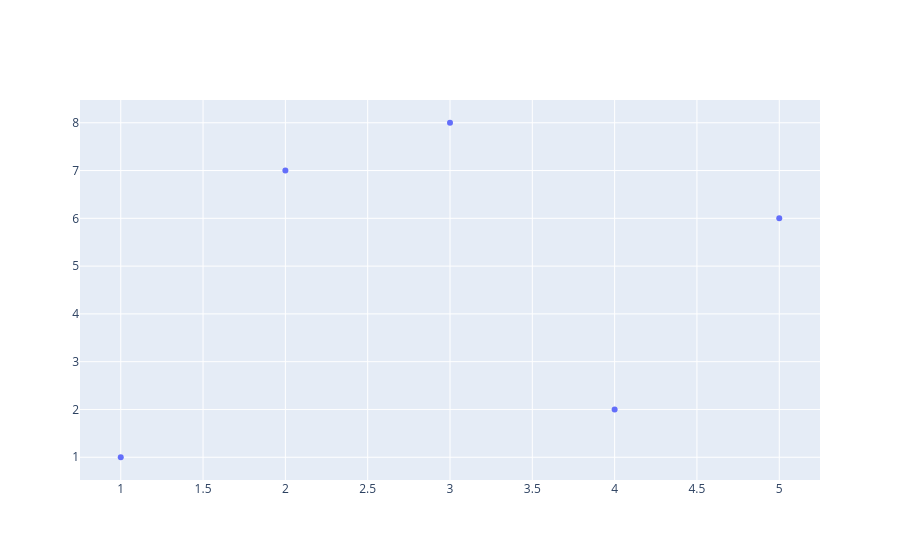

The notebook cell this image was saved under:
### Code cell
# using graph objects
# add_trace>>adding data
# scatter plot
fig=go.Figure()
fig.add_trace(go.Scatter(x=[1,2,3,4,5],y=[1,7,8,2,6],mode="markers"))

### Figure 1 — Plotly figure (JSON) as saved in the notebook; plotly's stock layout.template omitted (floating-point values rounded to 4 significant figures)
{"data": [{"mode": "markers", "type": "scatter", "x": [1, 2, 3, 4, 5], "y": [1, 7, 8, 2, 6]}], "layout": {}}
